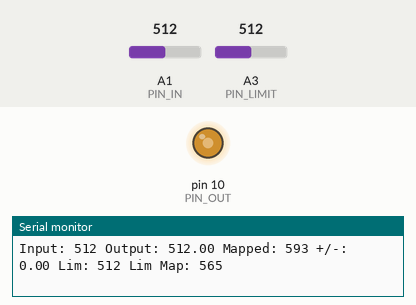
Bench run of a sketch on a simulated SparkFun Pro Micro, built with avr-gcc and run on an emulated ATmega32U4. Parts: output pins drawn as LEDs (lit = HIGH), the last lines printed to the serial monitor. Inputs (shaded band) come from the test bench; at power-on: A1 (PIN_IN) = 512, A3 (PIN_LIMIT) = 512.

Above: at 1.2 s.
1.3 s: A1 (PIN_IN) set to 380
At 1.45 s:
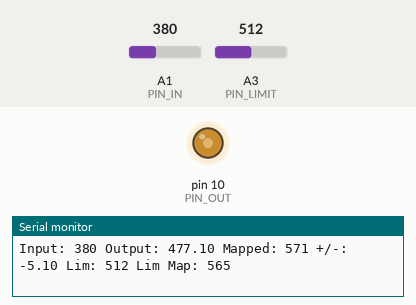
4.3 s: A3 (PIN_LIMIT) set to 11
5.8 s: A3 (PIN_LIMIT) set to 8
7.3 s: A1 (PIN_IN) set to 306
At 7.48 s:
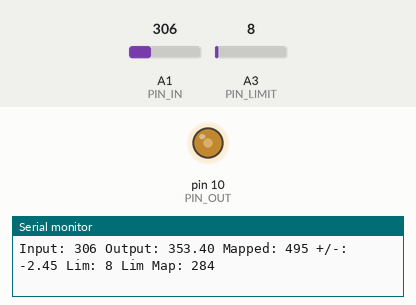
Timing chart, 0 to 10.3 s (numbered marks = the images above; inputs shaded):
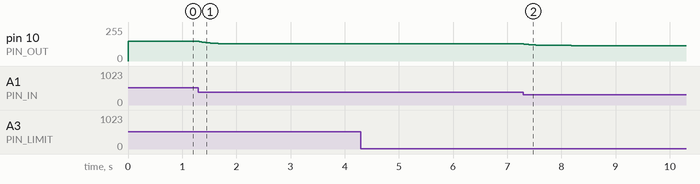

Measured:
- after the input at 1.3 s, pin 10 (PIN_OUT): moves from 148/255 to 128/255 over 0.72 s, starting at once
- after the input at 7.3 s, pin 10 (PIN_OUT): moves from 128/255 to 116/255 over 0.88 s, starting at once

The sketch:

arduino-throttle-smoother.ino
```cpp
/**
 * Akom's smooth throttle using an Arduino (Pro Micro 5V or similar)
 *
 * Takes care of:
 * - Eliminating jerky throttle response
 * - Eliminating deadband
 * - Speed Limit (adjustable by potentiometer)
 */

// Input pin for throttle signal
#define PIN_IN A1
// Output pin to the controller
#define PIN_OUT 10
// Input pin for the speed limiting potentiometer
#define PIN_LIMIT A3
// ms delay between debugging prints
#define PRINT_DELAY 100

/**
 * All the ranges below can be determined by watching the serial console and twisting the throttle
 * Note that they will be slightly wrong if the controller supplies less than 5v to throttle.
 */

/* fine tune the throttle range to eliminate deadband */
// Normal range of throttle
#define THROTTLE_MAP_IN_MIN 180
#define THROTTLE_MAP_IN_MAX 850
// Range we want to send to the controller
// values from "no movement yet" to "max speed":
#define THROTTLE_MAP_OUT_MIN 390
#define THROTTLE_MAP_OUT_MAX 800

/* Speed Limit */
// comment out this line to disable speed limit feature
#define LIMIT_ENABLE
/* fine tune the speed limit potentiometer range */
// input from potentiometer - possible values on analogRead, adjust to your pot's range
// (min from pot to max from pot).
// Defaults are appropriate for a linear 10K ohm pot like a LA42DWQ-22
#define LIMIT_MAP_IN_MIN 0
#define LIMIT_MAP_IN_MAX 1023

// this adjusts throttle output speed limit range.
// value is applied to the throttle input range (THROTTLE_MAP_IN_*)
// Adjust to "about as slow as is practical" to "max speed" - change the added number to your needs
// you can also subtract from max to disallow full speed (hardcoded speed limit)
// like this:  #define LIMIT_MAP_OUT_MAX THROTTLE_MAP_IN_MAX - 300
// For example, if your throttle range is 200-800, then an output limit range of 300-800 is reasonable.
// This means that when your limit knob is all the way down, throttle range will be restricted to 200-300.
#define LIMIT_MAP_OUT_MIN THROTTLE_MAP_IN_MIN + 100
#define LIMIT_MAP_OUT_MAX THROTTLE_MAP_IN_MAX

/* Jerkiness Mitigation */
// how quickly to adjust output, larger values are slower
#define INCREASE_ERROR_FACTOR 170
#define DECREASE_ERROR_FACTOR 20

// Basically delay between loops:
#define TICK_LENGTH_MS 1

// operational variables

int throttleValue = 0;      //input value from 3-wire throttle
int limitValue = 0;         //input value from potentiometer
int delta = 0;              //computed error from last setting (outputValue)
float outputValue = 0;      // 0-1024, later mapped to 0-255
float adjustmentAmount = 0; //
int mapped = 0;             // outputValue after mapping to controller range
unsigned long lastPrint = 0;


void setup() {
    Serial.begin(115200);
    pinMode(PIN_IN, INPUT);
    pinMode(PIN_LIMIT, INPUT);
    pinMode(PIN_OUT, OUTPUT);
    outputValue = analogRead(PIN_IN); // initial value
}

void loop() {
    throttleValue = analogRead(PIN_IN);
    delta = throttleValue - outputValue; // error
    adjustmentAmount = (float) delta / (float) (delta > 0 ? INCREASE_ERROR_FACTOR : DECREASE_ERROR_FACTOR);

#ifdef LIMIT_ENABLE
    limitValue = analogRead(PIN_LIMIT);
    // Apply speed limit - allow increase only if below limit
    if (outputValue > map(limitValue, LIMIT_MAP_IN_MIN, LIMIT_MAP_IN_MAX, LIMIT_MAP_OUT_MIN, LIMIT_MAP_OUT_MAX)) {
        adjustmentAmount = min(adjustmentAmount, 0); // always allow decrease
    }
#endif
    outputValue += adjustmentAmount;

    // throttle to output value map
    mapped = map(
            outputValue,
            THROTTLE_MAP_IN_MIN,
            THROTTLE_MAP_IN_MAX,
            THROTTLE_MAP_OUT_MIN,
            THROTTLE_MAP_OUT_MAX
    );

    analogWrite(
            PIN_OUT,
            mapped / 4 // PWM is 0-254 while our values are 0-1023
    );

    if (Serial && (lastPrint + PRINT_DELAY) < millis()) {
        lastPrint = millis();
        Serial.print("Input: ");
        Serial.print(throttleValue);
        Serial.print(" Output: ");
        Serial.print(outputValue);
        Serial.print(" Mapped: ");
        Serial.print(mapped);
        Serial.print(" +/-: ");
        Serial.print(adjustmentAmount);
        Serial.print(" Lim: ");
        Serial.print(limitValue);
        Serial.print(" Lim Map: ");
        Serial.print(map(limitValue, LIMIT_MAP_IN_MIN, LIMIT_MAP_IN_MAX, LIMIT_MAP_OUT_MIN, LIMIT_MAP_OUT_MAX));
        Serial.println("");
    }

    delay(TICK_LENGTH_MS);

}
```
